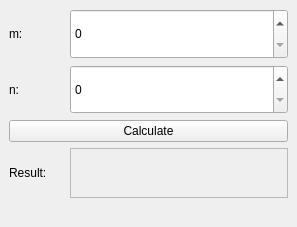
<?xml version="1.0" encoding="UTF-8"?>
<ui version="4.0">
 <class>MainWindow</class>
 <widget class="QMainWindow" name="MainWindow">
  <property name="geometry">
   <rect>
    <x>0</x>
    <y>0</y>
    <width>297</width>
    <height>227</height>
   </rect>
  </property>
  <property name="windowTitle">
   <string>Ackerman Calculator</string>
  </property>
  <widget class="QWidget" name="centralwidget">
   <layout class="QGridLayout" name="gridLayout" columnstretch="1,4">
    <item row="3" column="1">
     <widget class="QLabel" name="result">
      <property name="sizePolicy">
       <sizepolicy hsizetype="Preferred" vsizetype="Expanding">
        <horstretch>0</horstretch>
        <verstretch>0</verstretch>
       </sizepolicy>
      </property>
      <property name="frameShape">
       <enum>QFrame::StyledPanel</enum>
      </property>
      <property name="frameShadow">
       <enum>QFrame::Raised</enum>
      </property>
      <property name="text">
       <string/>
      </property>
     </widget>
    </item>
    <item row="0" column="0">
     <widget class="QLabel" name="label">
      <property name="text">
       <string>m:</string>
      </property>
     </widget>
    </item>
    <item row="1" column="0">
     <widget class="QLabel" name="label_2">
      <property name="text">
       <string>n:</string>
      </property>
     </widget>
    </item>
    <item row="4" column="1">
     <widget class="QLabel" name="evaluationLabel">
      <property name="text">
       <string/>
      </property>
      <property name="alignment">
       <set>Qt::AlignRight|Qt::AlignTrailing|Qt::AlignVCenter</set>
      </property>
     </widget>
    </item>
    <item row="3" column="0">
     <widget class="QLabel" name="label_3">
      <property name="text">
       <string>Result:</string>
      </property>
     </widget>
    </item>
    <item row="1" column="1">
     <widget class="QSpinBox" name="nValue">
      <property name="sizePolicy">
       <sizepolicy hsizetype="Minimum" vsizetype="Expanding">
        <horstretch>0</horstretch>
        <verstretch>0</verstretch>
       </sizepolicy>
      </property>
      <property name="maximum">
       <number>999999999</number>
      </property>
     </widget>
    </item>
    <item row="0" column="1">
     <widget class="QSpinBox" name="mValue">
      <property name="sizePolicy">
       <sizepolicy hsizetype="Minimum" vsizetype="Expanding">
        <horstretch>0</horstretch>
        <verstretch>0</verstretch>
       </sizepolicy>
      </property>
     </widget>
    </item>
    <item row="2" column="0" colspan="2">
     <widget class="QPushButton" name="calculateBtn">
      <property name="text">
       <string>Calculate</string>
      </property>
     </widget>
    </item>
   </layout>
  </widget>
 </widget>
 <resources/>
 <connections/>
</ui>
